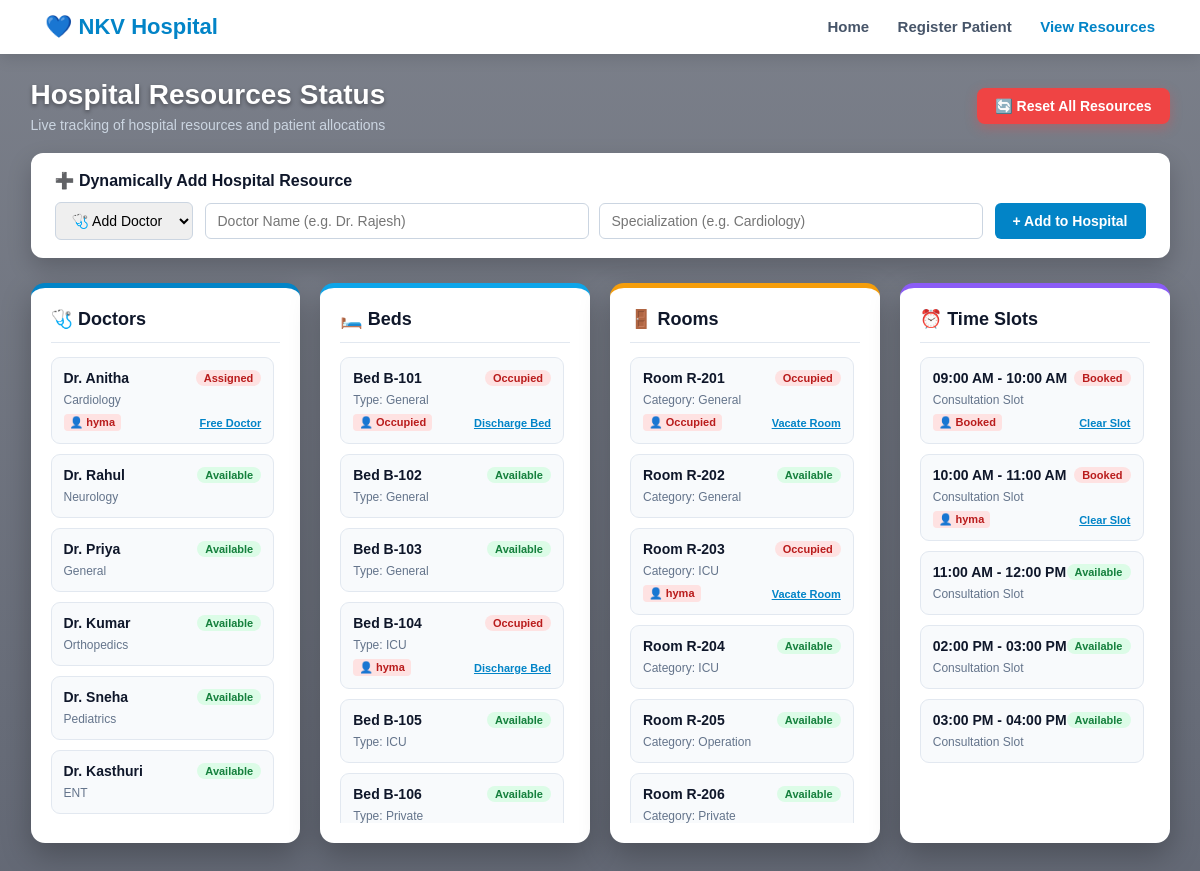
Page /resources on the committed database.
### tables this page shows
CREATE TABLE allocations (
            id INTEGER PRIMARY KEY AUTOINCREMENT,
            patient_name TEXT,
            doctor_id INTEGER,
            bed_id INTEGER,
            room_id INTEGER,
            slot_id INTEGER
        );

CREATE TABLE doctors (
            id INTEGER PRIMARY KEY AUTOINCREMENT,
            name TEXT,
            specialization TEXT,
            available INTEGER
        );

CREATE TABLE beds (
            id INTEGER PRIMARY KEY AUTOINCREMENT,
            bed_number TEXT,
            bed_type TEXT,
            available INTEGER
        );

CREATE TABLE rooms (
            id INTEGER PRIMARY KEY AUTOINCREMENT,
            room_number TEXT,
            room_type TEXT,
            available INTEGER
        );

CREATE TABLE time_slots (
            id INTEGER PRIMARY KEY AUTOINCREMENT,
            slot TEXT,
            available INTEGER
        );

### app.py (the view)
@app.route("/resources")
def resources():
    conn = get_db()
    doctors = conn.execute("""
        SELECT d.*, a.patient_name
        FROM doctors d
        LEFT JOIN allocations a ON d.id = a.doctor_id
    """).fetchall()
    beds = conn.execute("""
        SELECT b.*, a.patient_name
        FROM beds b
        LEFT JOIN allocations a ON b.id = a.bed_id
    """).fetchall()
    rooms = conn.execute("""
        SELECT r.*, a.patient_name
        FROM rooms r
        LEFT JOIN allocations a ON r.id = a.room_id
    """).fetchall()
    slots = conn.execute("""
        SELECT s.*, a.patient_name
        FROM time_slots s
        LEFT JOIN allocations a ON s.id = a.slot_id
    """).fetchall()
    conn.close()
    return render_template("resources.html", doctors=doctors, beds=beds, rooms=rooms, slots=slots)

### app.py (called while the page is built)
def get_db():
    conn = sqlite3.connect(DATABASE)
    conn.row_factory = sqlite3.Row
    return conn

### templates/resources.html (shortened to what this page needs)
<!DOCTYPE html>
<html lang="en">
<head>
    <link rel="stylesheet" href="{{ url_for('static', filename='style.css') }}">
</head>
<body>
    <div class="navbar">
        <h2>💙 NKV Hospital</h2>
        <nav>
            <a href="/">Home</a>
            <a href="/patients">Register Patient</a>
            <a href="/resources" class="active">View Resources</a>
        </nav>
    </div>
    <div class="main-wrapper">
        <div class="page-header">
            <div>
                <h1>Hospital Resources Status</h1>
                <p>Live tracking of hospital resources and patient allocations</p>
            </div>
            <a href="/reset" class="reset-btn">🔄 Reset All Resources</a>
        </div>
        <div class="admin-panel">
            <h4>➕ Dynamically Add Hospital Resource</h4>
            <form class="admin-form" method="POST" action="/admin/add">
                <select name="resource_type" id="resSelect" onchange="updateFormFields()" required>
                    <option value="doctor">🩺 Add Doctor</option>
                </select>
                <div id="dynamicInputs" style="display: flex; gap: 10px; flex: 1;">
                    <input type="text" name="name" placeholder="Doctor Name (e.g. Dr. Rajesh)" required>
                    <input type="text" name="specialization" placeholder="Specialization (e.g. Cardiology)" required>
                </div>
                <button type="submit" class="add-btn">+ Add to Hospital</button>
            </form>
        </div>
        <div class="resources-row">
            <div class="resource-card">
                <div class="card-header"><h3>🩺 Doctors</h3></div>
                <div class="item-list">
                    {% for doc in doctors %}
                    <div class="item-box">
                        <div class="item-row-top">
                            <span class="item-title">{{ doc['name'] }}</span>
                            <span class="badge {% if doc['available'] == 1 %}badge-available{% else %}badge-occupied{% endif %}">
                                {{ 'Available' if doc['available'] == 1 else 'Assigned' }}
                            </span>
                        </div>
                        <span class="item-detail">{{ doc['specialization'] }}</span>
                        {% if doc['available'] == 0 %}
                        <div class="patient-row">
                            <span class="patient-tag">👤 {{ doc['patient_name'] if doc['patient_name'] else 'Assigned' }}</span>
                            <a href="/release/doctor/{{ doc['id'] }}" class="release-link">Free Doctor</a>
                        </div>
                        {% endif %}
                    </div>
                    {% endfor %}
                </div>
            </div>
            <div class="resource-card card-bed">
                <div class="card-header"><h3>🛏️ Beds</h3></div>
                <div class="item-list">
                    {% for bed in beds %}
                    <div class="item-box">
                        <div class="item-row-top">
                            <span class="item-title">Bed {{ bed['bed_number'] }}</span>
                            <span class="badge {% if bed['available'] == 1 %}badge-available{% else %}badge-occupied{% endif %}">
                                {{ 'Available' if bed['available'] == 1 else 'Occupied' }}
                            </span>
                        </div>
                        <span class="item-detail">Type: {{ bed['bed_type'] }}</span>
                        {% if bed['available'] == 0 %}
                        <div class="patient-row">
                            <span class="patient-tag">👤 {{ bed['patient_name'] if bed['patient_name'] else 'Occupied' }}</span>
                            <a href="/release/bed/{{ bed['id'] }}" class="release-link">Discharge Bed</a>
                        </div>
                        {% endif %}
                    </div>
                    {% endfor %}
                </div>
            </div>
            <div class="resource-card card-room">
                <div class="card-header"><h3>🚪 Rooms</h3></div>
                <div class="item-list">
                    {% for room in rooms %}
                    <div class="item-box">
                        <div class="item-row-top">
                            <span class="item-title">Room {{ room['room_number'] }}</span>
                            <span class="badge {% if room['available'] == 1 %}badge-available{% else %}badge-occupied{% endif %}">
                                {{ 'Available' if room['available'] == 1 else 'Occupied' }}
                            </span>
                        </div>
                        <span class="item-detail">Category: {{ room['room_type'] }}</span>
                        {% if room['available'] == 0 %}
                        <div class="patient-row">
                            <span class="patient-tag">👤 {{ room['patient_name'] if room['patient_name'] else 'Occupied' }}</span>
                            <a href="/release/room/{{ room['id'] }}" class="release-link">Vacate Room</a>
                        </div>
                        {% endif %}
                    </div>
                    {% endfor %}
                </div>
            </div>
            <div class="resource-card card-slot">
                <div class="card-header"><h3>⏰ Time Slots</h3></div>
                <div class="item-list">
                    {% for slot in slots %}
                    <div class="item-box">
                        <div class="item-row-top">
                            <span class="item-title">{{ slot['slot'] }}</span>
                            <span class="badge {% if slot['available'] == 1 %}badge-available{% else %}badge-occupied{% endif %}">
                                {{ 'Available' if slot['available'] == 1 else 'Booked' }}
                            </span>
                        </div>
                        <span class="item-detail">Consultation Slot</span>
                        {% if slot['available'] == 0 %}
                        <div class="patient-row">
                            <span class="patient-tag">👤 {{ slot['patient_name'] if slot['patient_name'] else 'Booked' }}</span>
                            <a href="/release/slot/{{ slot['id'] }}" class="release-link">Clear Slot</a>
                        </div>
                        {% endif %}
                    </div>
                    {% endfor %}
                </div>
            </div>
        </div>
    </div>
</body>
</html>

### static/style.css (style rules this page uses)
* { margin: 0; padding: 0; box-sizing: border-box; font-family: 'Plus Jakarta Sans', sans-serif; }
body { background-color: #f3f7fb; color: #1e293b; min-height: 100vh; display: flex; flex-direction: column; justify-content: space-between; overflow-x: hidden; }
.navbar { display: flex; justify-content: space-between; align-items: center; padding: 1.2rem 4rem; background: #ffffff; box-shadow: 0 2px 10px rgba(0, 50, 120, 0.04); position: relative; z-index: 10; }

### templates/resources.html (style rules this page uses)
* { box-sizing: border-box; }
body { margin: 0; padding: 0; font-family: 'Segoe UI', system-ui, -apple-system, sans-serif; min-height: 100vh; background: linear-gradient(rgba(15, 23, 42, 0.55), rgba(15, 23, 42, 0.65)), url("https://images.unsplash.com/photo-1586773860418-d37222d8fce3?auto=format&fit=crop&w=1600&q=80") no-repeat center center fixed; background-size: cover; }
.navbar { background: #ffffff; padding: 14px 45px; display: flex; justify-content: space-between; align-items: center; box-shadow: 0 4px 15px rgba(0, 0, 0, 0.12); }
.navbar h2 { margin: 0; color: #0284c7; font-size: 22px; font-weight: 700; }
.navbar nav a { margin-left: 24px; text-decoration: none; color: #475569; font-weight: 600; font-size: 15px; }
.navbar nav a.active { color: #0284c7; }
.main-wrapper { max-width: 1400px; margin: 25px auto; padding: 0 25px 40px; }
.page-header { display: flex; justify-content: space-between; align-items: center; margin-bottom: 20px; }
.page-header h1 { color: #ffffff; font-size: 28px; font-weight: 700; margin: 0 0 6px 0; text-shadow: 0 2px 4px rgba(0, 0, 0, 0.4); }
.page-header p { color: #cbd5e1; font-size: 14px; margin: 0; }
.reset-btn { background: #ef4444; color: #ffffff; padding: 10px 18px; border-radius: 8px; text-decoration: none; font-weight: 700; font-size: 14px; box-shadow: 0 4px 12px rgba(239, 68, 68, 0.35); }
.admin-panel { background: #ffffff; padding: 18px 24px; border-radius: 12px; box-shadow: 0 10px 25px rgba(0,0,0,0.2); margin-bottom: 25px; }
.admin-panel h4 { margin: 0 0 12px 0; color: #0f172a; font-size: 16px; font-weight: 700; }
.admin-form { display: flex; gap: 12px; flex-wrap: wrap; align-items: center; }
.admin-form select, .admin-form input { padding: 9px 12px; border: 1.5px solid #cbd5e1; border-radius: 6px; font-size: 14px; outline: none; }
.admin-form input { flex: 1; min-width: 160px; }
.add-btn { background: #0284c7; color: white; border: none; padding: 10px 18px; border-radius: 6px; font-weight: 700; font-size: 14px; cursor: pointer; }
.resources-row { display: grid; grid-template-columns: repeat(4, 1fr); gap: 20px; align-items: stretch; }
.resource-card { background: #ffffff; border-radius: 14px; padding: 20px; box-shadow: 0 12px 30px rgba(0, 0, 0, 0.25); display: flex; flex-direction: column; border-top: 5px solid #0284c7; height: 560px; }
.resource-card.card-bed { border-top-color: #0ea5e9; }
.resource-card.card-room { border-top-color: #f59e0b; }
.resource-card.card-slot { border-top-color: #8b5cf6; }
.card-header { display: flex; align-items: center; justify-content: space-between; padding-bottom: 12px; border-bottom: 1px solid #e2e8f0; margin-bottom: 14px; }
.card-header h3 { margin: 0; font-size: 18px; color: #0f172a; font-weight: 700; }
.item-list { display: flex; flex-direction: column; gap: 10px; overflow-y: auto; padding-right: 6px; flex: 1; }
.item-box { background: #f8fafc; padding: 12px; border-radius: 9px; border: 1px solid #e2e8f0; }
.item-row-top { display: flex; justify-content: space-between; align-items: center; margin-bottom: 4px; }
.item-title { font-weight: 700; color: #0f172a; font-size: 14px; }
.item-detail { font-size: 12px; color: #64748b; }
.patient-row { display: flex; justify-content: space-between; align-items: center; margin-top: 6px; }
.patient-tag { font-size: 11px; font-weight: 600; color: #b91c1c; background: #fee2e2; padding: 2px 6px; border-radius: 4px; }
.release-link { font-size: 11px; color: #0284c7; font-weight: 700; text-decoration: underline; cursor: pointer; }
.badge { display: inline-block; font-size: 11px; font-weight: 700; padding: 2px 8px; border-radius: 12px; }
.badge-available { background: #dcfce7; color: #15803d; }
.badge-occupied { background: #fee2e2; color: #b91c1c; }

### rows in the picture
allocations: name "Dr. Anitha", specialization "Cardiology", patient_name "hyma", bed_number "B-104", bed_type "ICU", room_number "R-203", room_type "ICU"
doctors: available "Assigned"
doctors: name "Dr. Rahul", available "Available", specialization "Neurology"
doctors: name "Dr. Priya", available "Available", specialization "General"
doctors: name "Dr. Kumar", available "Available", specialization "Orthopedics"
doctors: name "Dr. Sneha", available "Available", specialization "Pediatrics"
doctors: name "Dr. Kasthuri", available "Available", specialization "ENT"
beds: bed_number "B-101", available "Occupied", bed_type "General", bed "Occupied"
beds: bed_number "B-102", available "Available", bed_type "General"
beds: bed_number "B-103", available "Available", bed_type "General"
beds: available "Occupied"
beds: bed_number "B-105", available "Available", bed_type "ICU"
beds: bed_number "B-106", available "Available", bed_type "Private"
rooms: room_number "R-201", available "Occupied", room_type "General", room "Occupied"
rooms: room_number "R-202", available "Available", room_type "General"
rooms: available "Occupied"
rooms: room_number "R-204", available "Available", room_type "ICU"
rooms: room_number "R-205", available "Available", room_type "Operation"
rooms: room_number "R-206", available "Available", room_type "Private"
time_slots: slot "09:00 AM - 10:00 AM", available "Booked", slot "Booked"
time_slots: slot "10:00 AM - 11:00 AM", available "Booked", patient_name "hyma"
time_slots: slot "11:00 AM - 12:00 PM", available "Available"
time_slots: slot "02:00 PM - 03:00 PM", available "Available"
time_slots: slot "03:00 PM - 04:00 PM", available "Available"
